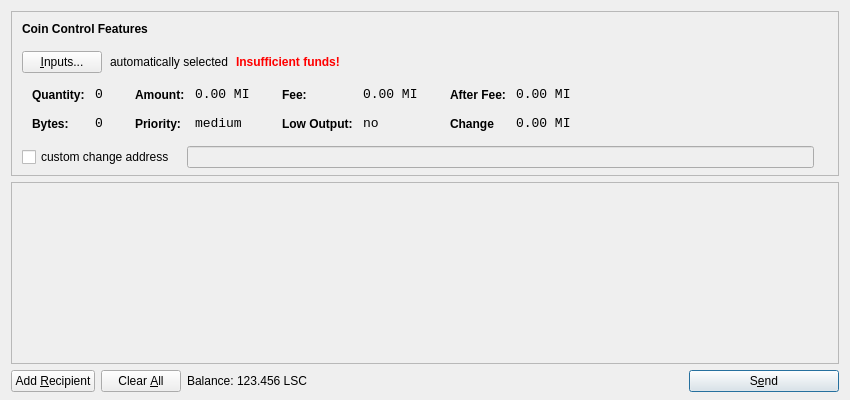
<?xml version="1.0" encoding="UTF-8"?>
<ui version="4.0">
 <class>SendCoinsDialog</class>
 <widget class="QDialog" name="SendCoinsDialog">
  <property name="geometry">
   <rect>
    <x>0</x>
    <y>0</y>
    <width>850</width>
    <height>400</height>
   </rect>
  </property>
  <property name="windowTitle">
   <string>Send Coins</string>
  </property>
  <layout class="QVBoxLayout" name="verticalLayout" stretch="0,1,0">
   <property name="bottomMargin">
    <number>8</number>
   </property>
   <item>
    <widget class="QFrame" name="frameCoinControl">
     <property name="sizePolicy">
      <sizepolicy hsizetype="Expanding" vsizetype="Expanding">
       <horstretch>0</horstretch>
       <verstretch>0</verstretch>
      </sizepolicy>
     </property>
     <property name="maximumSize">
      <size>
       <width>16777215</width>
       <height>16777215</height>
      </size>
     </property>
     <property name="frameShape">
      <enum>QFrame::StyledPanel</enum>
     </property>
     <property name="frameShadow">
      <enum>QFrame::Sunken</enum>
     </property>
     <layout class="QVBoxLayout" name="verticalLayoutCoinControl2">
      <property name="spacing">
       <number>6</number>
      </property>
      <property name="leftMargin">
       <number>0</number>
      </property>
      <property name="topMargin">
       <number>0</number>
      </property>
      <property name="rightMargin">
       <number>0</number>
      </property>
      <property name="bottomMargin">
       <number>6</number>
      </property>
      <item>
       <layout class="QVBoxLayout" name="verticalLayoutCoinControl" stretch="0,0,0,0,1">
        <property name="spacing">
         <number>0</number>
        </property>
        <property name="leftMargin">
         <number>10</number>
        </property>
        <property name="topMargin">
         <number>10</number>
        </property>
        <item>
         <layout class="QHBoxLayout" name="horizontalLayoutCoinControl1">
          <property name="bottomMargin">
           <number>15</number>
          </property>
          <item>
           <widget class="QLabel" name="labelCoinControlFeatures">
            <property name="sizePolicy">
             <sizepolicy hsizetype="Preferred" vsizetype="Maximum">
              <horstretch>0</horstretch>
              <verstretch>0</verstretch>
             </sizepolicy>
            </property>
            <property name="font">
             <font>
              <weight>75</weight>
              <bold>true</bold>
             </font>
            </property>
            <property name="styleSheet">
             <string notr="true">font-weight:bold;</string>
            </property>
            <property name="text">
             <string>Coin Control Features</string>
            </property>
           </widget>
          </item>
         </layout>
        </item>
        <item>
         <layout class="QHBoxLayout" name="horizontalLayoutCoinControl2" stretch="0,0,0,0">
          <property name="spacing">
           <number>8</number>
          </property>
          <property name="bottomMargin">
           <number>10</number>
          </property>
          <item>
           <widget class="QPushButton" name="pushButtonCoinControl">
            <property name="styleSheet">
             <string notr="true"/>
            </property>
            <property name="text">
             <string>&amp;Inputs...</string>
            </property>
           </widget>
          </item>
          <item>
           <widget class="QLabel" name="labelCoinControlAutomaticallySelected">
            <property name="text">
             <string>automatically selected</string>
            </property>
            <property name="margin">
             <number>5</number>
            </property>
           </widget>
          </item>
          <item>
           <widget class="QLabel" name="labelCoinControlInsuffFunds">
            <property name="font">
             <font>
              <weight>75</weight>
              <bold>true</bold>
             </font>
            </property>
            <property name="styleSheet">
             <string notr="true">color:red;font-weight:bold;</string>
            </property>
            <property name="text">
             <string>Insufficient funds!</string>
            </property>
            <property name="margin">
             <number>5</number>
            </property>
           </widget>
          </item>
          <item>
           <spacer name="horizontalSpacerCoinControl">
            <property name="orientation">
             <enum>Qt::Horizontal</enum>
            </property>
            <property name="sizeHint" stdset="0">
             <size>
              <width>40</width>
              <height>1</height>
             </size>
            </property>
           </spacer>
          </item>
         </layout>
        </item>
        <item>
         <widget class="QWidget" name="widgetCoinControl" native="true">
          <property name="sizePolicy">
           <sizepolicy hsizetype="Preferred" vsizetype="Preferred">
            <horstretch>0</horstretch>
            <verstretch>0</verstretch>
           </sizepolicy>
          </property>
          <property name="minimumSize">
           <size>
            <width>0</width>
            <height>0</height>
           </size>
          </property>
          <property name="styleSheet">
           <string notr="true"/>
          </property>
          <layout class="QHBoxLayout" name="horizontalLayoutCoinControl5">
           <property name="leftMargin">
            <number>0</number>
           </property>
           <property name="topMargin">
            <number>0</number>
           </property>
           <property name="rightMargin">
            <number>0</number>
           </property>
           <property name="bottomMargin">
            <number>0</number>
           </property>
           <item>
            <layout class="QHBoxLayout" name="horizontalLayoutCoinControl3" stretch="0,0,0,1">
             <property name="spacing">
              <number>20</number>
             </property>
             <property name="topMargin">
              <number>0</number>
             </property>
             <property name="bottomMargin">
              <number>10</number>
             </property>
             <item>
              <layout class="QFormLayout" name="formLayoutCoinControl1">
               <property name="horizontalSpacing">
                <number>10</number>
               </property>
               <property name="verticalSpacing">
                <number>14</number>
               </property>
               <property name="leftMargin">
                <number>10</number>
               </property>
               <property name="topMargin">
                <number>4</number>
               </property>
               <property name="rightMargin">
                <number>6</number>
               </property>
               <item row="0" column="0">
                <widget class="QLabel" name="labelCoinControlQuantityText">
                 <property name="styleSheet">
                  <string notr="true">font-weight:bold;</string>
                 </property>
                 <property name="text">
                  <string>Quantity:</string>
                 </property>
                 <property name="margin">
                  <number>0</number>
                 </property>
                </widget>
               </item>
               <item row="0" column="1">
                <widget class="QLabel" name="labelCoinControlQuantity">
                 <property name="font">
                  <font>
                   <family>Monospace</family>
                   <pointsize>10</pointsize>
                  </font>
                 </property>
                 <property name="cursor">
                  <cursorShape>IBeamCursor</cursorShape>
                 </property>
                 <property name="contextMenuPolicy">
                  <enum>Qt::ActionsContextMenu</enum>
                 </property>
                 <property name="text">
                  <string>0</string>
                 </property>
                 <property name="margin">
                  <number>0</number>
                 </property>
                 <property name="textInteractionFlags">
                  <set>Qt::LinksAccessibleByMouse|Qt::TextSelectableByKeyboard|Qt::TextSelectableByMouse</set>
                 </property>
                </widget>
               </item>
               <item row="1" column="0">
                <widget class="QLabel" name="labelCoinControlBytesText">
                 <property name="styleSheet">
                  <string notr="true">font-weight:bold;</string>
                 </property>
                 <property name="text">
                  <string>Bytes:</string>
                 </property>
                </widget>
               </item>
               <item row="1" column="1">
                <widget class="QLabel" name="labelCoinControlBytes">
                 <property name="font">
                  <font>
                   <family>Monospace</family>
                   <pointsize>10</pointsize>
                  </font>
                 </property>
                 <property name="cursor">
                  <cursorShape>IBeamCursor</cursorShape>
                 </property>
                 <property name="contextMenuPolicy">
                  <enum>Qt::ActionsContextMenu</enum>
                 </property>
                 <property name="text">
                  <string>0</string>
                 </property>
                 <property name="textInteractionFlags">
                  <set>Qt::LinksAccessibleByMouse|Qt::TextSelectableByKeyboard|Qt::TextSelectableByMouse</set>
                 </property>
                </widget>
               </item>
              </layout>
             </item>
             <item>
              <layout class="QFormLayout" name="formLayoutCoinControl2">
               <property name="horizontalSpacing">
                <number>10</number>
               </property>
               <property name="verticalSpacing">
                <number>14</number>
               </property>
               <property name="leftMargin">
                <number>6</number>
               </property>
               <property name="topMargin">
                <number>4</number>
               </property>
               <property name="rightMargin">
                <number>6</number>
               </property>
               <item row="0" column="0">
                <widget class="QLabel" name="labelCoinControlAmountText">
                 <property name="styleSheet">
                  <string notr="true">font-weight:bold;</string>
                 </property>
                 <property name="text">
                  <string>Amount:</string>
                 </property>
                 <property name="margin">
                  <number>0</number>
                 </property>
                </widget>
               </item>
               <item row="0" column="1">
                <widget class="QLabel" name="labelCoinControlAmount">
                 <property name="font">
                  <font>
                   <family>Monospace</family>
                   <pointsize>10</pointsize>
                  </font>
                 </property>
                 <property name="cursor">
                  <cursorShape>IBeamCursor</cursorShape>
                 </property>
                 <property name="contextMenuPolicy">
                  <enum>Qt::ActionsContextMenu</enum>
                 </property>
                 <property name="text">
                  <string>0.00 MI</string>
                 </property>
                 <property name="textInteractionFlags">
                  <set>Qt::LinksAccessibleByMouse|Qt::TextSelectableByKeyboard|Qt::TextSelectableByMouse</set>
                 </property>
                </widget>
               </item>
               <item row="1" column="0">
                <widget class="QLabel" name="labelCoinControlPriorityText">
                 <property name="styleSheet">
                  <string notr="true">font-weight:bold;</string>
                 </property>
                 <property name="text">
                  <string>Priority:</string>
                 </property>
                </widget>
               </item>
               <item row="1" column="1">
                <widget class="QLabel" name="labelCoinControlPriority">
                 <property name="font">
                  <font>
                   <family>Monospace</family>
                   <pointsize>10</pointsize>
                  </font>
                 </property>
                 <property name="cursor">
                  <cursorShape>IBeamCursor</cursorShape>
                 </property>
                 <property name="contextMenuPolicy">
                  <enum>Qt::ActionsContextMenu</enum>
                 </property>
                 <property name="text">
                  <string>medium</string>
                 </property>
                 <property name="textInteractionFlags">
                  <set>Qt::LinksAccessibleByMouse|Qt::TextSelectableByKeyboard|Qt::TextSelectableByMouse</set>
                 </property>
                </widget>
               </item>
              </layout>
             </item>
             <item>
              <layout class="QFormLayout" name="formLayoutCoinControl3">
               <property name="horizontalSpacing">
                <number>10</number>
               </property>
               <property name="verticalSpacing">
                <number>14</number>
               </property>
               <property name="leftMargin">
                <number>6</number>
               </property>
               <property name="topMargin">
                <number>4</number>
               </property>
               <property name="rightMargin">
                <number>6</number>
               </property>
               <item row="0" column="0">
                <widget class="QLabel" name="labelCoinControlFeeText">
                 <property name="styleSheet">
                  <string notr="true">font-weight:bold;</string>
                 </property>
                 <property name="text">
                  <string>Fee:</string>
                 </property>
                 <property name="margin">
                  <number>0</number>
                 </property>
                </widget>
               </item>
               <item row="0" column="1">
                <widget class="QLabel" name="labelCoinControlFee">
                 <property name="font">
                  <font>
                   <family>Monospace</family>
                   <pointsize>10</pointsize>
                  </font>
                 </property>
                 <property name="cursor">
                  <cursorShape>IBeamCursor</cursorShape>
                 </property>
                 <property name="contextMenuPolicy">
                  <enum>Qt::ActionsContextMenu</enum>
                 </property>
                 <property name="text">
                  <string>0.00 MI</string>
                 </property>
                 <property name="textInteractionFlags">
                  <set>Qt::LinksAccessibleByMouse|Qt::TextSelectableByKeyboard|Qt::TextSelectableByMouse</set>
                 </property>
                </widget>
               </item>
               <item row="1" column="0">
                <widget class="QLabel" name="labelCoinControlLowOutputText">
                 <property name="styleSheet">
                  <string notr="true">font-weight:bold;</string>
                 </property>
                 <property name="text">
                  <string>Low Output:</string>
                 </property>
                </widget>
               </item>
               <item row="1" column="1">
                <widget class="QLabel" name="labelCoinControlLowOutput">
                 <property name="font">
                  <font>
                   <family>Monospace</family>
                   <pointsize>10</pointsize>
                  </font>
                 </property>
                 <property name="cursor">
                  <cursorShape>IBeamCursor</cursorShape>
                 </property>
                 <property name="contextMenuPolicy">
                  <enum>Qt::ActionsContextMenu</enum>
                 </property>
                 <property name="text">
                  <string>no</string>
                 </property>
                 <property name="textInteractionFlags">
                  <set>Qt::LinksAccessibleByMouse|Qt::TextSelectableByKeyboard|Qt::TextSelectableByMouse</set>
                 </property>
                </widget>
               </item>
              </layout>
             </item>
             <item>
              <layout class="QFormLayout" name="formLayoutCoinControl4">
               <property name="horizontalSpacing">
                <number>10</number>
               </property>
               <property name="verticalSpacing">
                <number>14</number>
               </property>
               <property name="leftMargin">
                <number>6</number>
               </property>
               <property name="topMargin">
                <number>4</number>
               </property>
               <property name="rightMargin">
                <number>6</number>
               </property>
               <item row="0" column="0">
                <widget class="QLabel" name="labelCoinControlAfterFeeText">
                 <property name="styleSheet">
                  <string notr="true">font-weight:bold;</string>
                 </property>
                 <property name="text">
                  <string>After Fee:</string>
                 </property>
                 <property name="margin">
                  <number>0</number>
                 </property>
                </widget>
               </item>
               <item row="0" column="1">
                <widget class="QLabel" name="labelCoinControlAfterFee">
                 <property name="font">
                  <font>
                   <family>Monospace</family>
                   <pointsize>10</pointsize>
                  </font>
                 </property>
                 <property name="cursor">
                  <cursorShape>IBeamCursor</cursorShape>
                 </property>
                 <property name="contextMenuPolicy">
                  <enum>Qt::ActionsContextMenu</enum>
                 </property>
                 <property name="text">
                  <string>0.00 MI</string>
                 </property>
                 <property name="textInteractionFlags">
                  <set>Qt::LinksAccessibleByMouse|Qt::TextSelectableByKeyboard|Qt::TextSelectableByMouse</set>
                 </property>
                </widget>
               </item>
               <item row="1" column="0">
                <widget class="QLabel" name="labelCoinControlChangeText">
                 <property name="styleSheet">
                  <string notr="true">font-weight:bold;</string>
                 </property>
                 <property name="text">
                  <string>Change</string>
                 </property>
                </widget>
               </item>
               <item row="1" column="1">
                <widget class="QLabel" name="labelCoinControlChange">
                 <property name="font">
                  <font>
                   <family>Monospace</family>
                   <pointsize>10</pointsize>
                  </font>
                 </property>
                 <property name="cursor">
                  <cursorShape>IBeamCursor</cursorShape>
                 </property>
                 <property name="contextMenuPolicy">
                  <enum>Qt::ActionsContextMenu</enum>
                 </property>
                 <property name="text">
                  <string>0.00 MI</string>
                 </property>
                 <property name="textInteractionFlags">
                  <set>Qt::LinksAccessibleByMouse|Qt::TextSelectableByKeyboard|Qt::TextSelectableByMouse</set>
                 </property>
                </widget>
               </item>
              </layout>
             </item>
            </layout>
           </item>
          </layout>
         </widget>
        </item>
        <item>
         <layout class="QHBoxLayout" name="horizontalLayoutCoinControl4" stretch="0,0,0">
          <property name="spacing">
           <number>12</number>
          </property>
          <property name="sizeConstraint">
           <enum>QLayout::SetDefaultConstraint</enum>
          </property>
          <property name="topMargin">
           <number>5</number>
          </property>
          <property name="rightMargin">
           <number>5</number>
          </property>
          <item>
           <widget class="QCheckBox" name="checkBoxCoinControlChange">
            <property name="text">
             <string>custom change address</string>
            </property>
           </widget>
          </item>
          <item>
           <widget class="QLineEdit" name="lineEditCoinControlChange">
            <property name="enabled">
             <bool>false</bool>
            </property>
            <property name="sizePolicy">
             <sizepolicy hsizetype="Expanding" vsizetype="Fixed">
              <horstretch>0</horstretch>
              <verstretch>0</verstretch>
             </sizepolicy>
            </property>
           </widget>
          </item>
          <item>
           <widget class="QLabel" name="labelCoinControlChangeLabel">
            <property name="sizePolicy">
             <sizepolicy hsizetype="Preferred" vsizetype="Expanding">
              <horstretch>0</horstretch>
              <verstretch>0</verstretch>
             </sizepolicy>
            </property>
            <property name="minimumSize">
             <size>
              <width>0</width>
              <height>0</height>
             </size>
            </property>
            <property name="text">
             <string/>
            </property>
            <property name="margin">
             <number>3</number>
            </property>
           </widget>
          </item>
         </layout>
        </item>
        <item>
         <spacer name="verticalSpacerCoinControl">
          <property name="orientation">
           <enum>Qt::Vertical</enum>
          </property>
          <property name="sizeHint" stdset="0">
           <size>
            <width>800</width>
            <height>1</height>
           </size>
          </property>
         </spacer>
        </item>
       </layout>
      </item>
     </layout>
    </widget>
   </item>
   <item>
    <widget class="QScrollArea" name="scrollArea">
     <property name="widgetResizable">
      <bool>true</bool>
     </property>
     <widget class="QWidget" name="scrollAreaWidgetContents">
      <property name="geometry">
       <rect>
        <x>0</x>
        <y>0</y>
        <width>830</width>
        <height>173</height>
       </rect>
      </property>
      <layout class="QVBoxLayout" name="verticalLayout_2">
       <property name="leftMargin">
        <number>0</number>
       </property>
       <property name="topMargin">
        <number>0</number>
       </property>
       <property name="rightMargin">
        <number>0</number>
       </property>
       <property name="bottomMargin">
        <number>0</number>
       </property>
       <item>
        <layout class="QVBoxLayout" name="entries">
         <property name="spacing">
          <number>6</number>
         </property>
        </layout>
       </item>
       <item>
        <spacer name="verticalSpacer">
         <property name="orientation">
          <enum>Qt::Vertical</enum>
         </property>
         <property name="sizeHint" stdset="0">
          <size>
           <width>20</width>
           <height>40</height>
          </size>
         </property>
        </spacer>
       </item>
      </layout>
     </widget>
    </widget>
   </item>
   <item>
    <layout class="QHBoxLayout" name="horizontalLayout">
     <item>
      <widget class="QPushButton" name="addButton">
       <property name="toolTip">
        <string>Send to multiple recipients at once</string>
       </property>
       <property name="text">
        <string>Add &amp;Recipient</string>
       </property>
       <property name="icon">
        <iconset resource="../bitcoin.qrc">
         <normaloff>:/icons/add</normaloff>:/icons/add</iconset>
       </property>
       <property name="autoDefault">
        <bool>false</bool>
       </property>
      </widget>
     </item>
     <item>
      <widget class="QPushButton" name="clearButton">
       <property name="sizePolicy">
        <sizepolicy hsizetype="Minimum" vsizetype="Fixed">
         <horstretch>0</horstretch>
         <verstretch>0</verstretch>
        </sizepolicy>
       </property>
       <property name="toolTip">
        <string>Remove all transaction fields</string>
       </property>
       <property name="text">
        <string>Clear &amp;All</string>
       </property>
       <property name="icon">
        <iconset resource="../bitcoin.qrc">
         <normaloff>:/icons/remove</normaloff>:/icons/remove</iconset>
       </property>
       <property name="autoRepeatDelay">
        <number>300</number>
       </property>
       <property name="autoDefault">
        <bool>false</bool>
       </property>
      </widget>
     </item>
     <item>
      <layout class="QHBoxLayout" name="horizontalLayout_2">
       <property name="spacing">
        <number>3</number>
       </property>
       <item>
        <widget class="QLabel" name="label">
         <property name="text">
          <string>Balance:</string>
         </property>
        </widget>
       </item>
       <item>
        <widget class="QLabel" name="labelBalance">
         <property name="cursor">
          <cursorShape>IBeamCursor</cursorShape>
         </property>
         <property name="text">
          <string>123.456 LSC</string>
         </property>
         <property name="textInteractionFlags">
          <set>Qt::LinksAccessibleByMouse|Qt::TextSelectableByKeyboard|Qt::TextSelectableByMouse</set>
         </property>
        </widget>
       </item>
      </layout>
     </item>
     <item>
      <spacer name="horizontalSpacer">
       <property name="orientation">
        <enum>Qt::Horizontal</enum>
       </property>
       <property name="sizeHint" stdset="0">
        <size>
         <width>40</width>
         <height>20</height>
        </size>
       </property>
      </spacer>
     </item>
     <item>
      <widget class="QPushButton" name="sendButton">
       <property name="minimumSize">
        <size>
         <width>150</width>
         <height>0</height>
        </size>
       </property>
       <property name="toolTip">
        <string>Confirm the send action</string>
       </property>
       <property name="text">
        <string>S&amp;end</string>
       </property>
       <property name="icon">
        <iconset resource="../bitcoin.qrc">
         <normaloff>:/icons/send</normaloff>:/icons/send</iconset>
       </property>
       <property name="default">
        <bool>true</bool>
       </property>
      </widget>
     </item>
    </layout>
   </item>
  </layout>
 </widget>
 <resources>
  <include location="../bitcoin.qrc"/>
 </resources>
 <connections/>
</ui>
